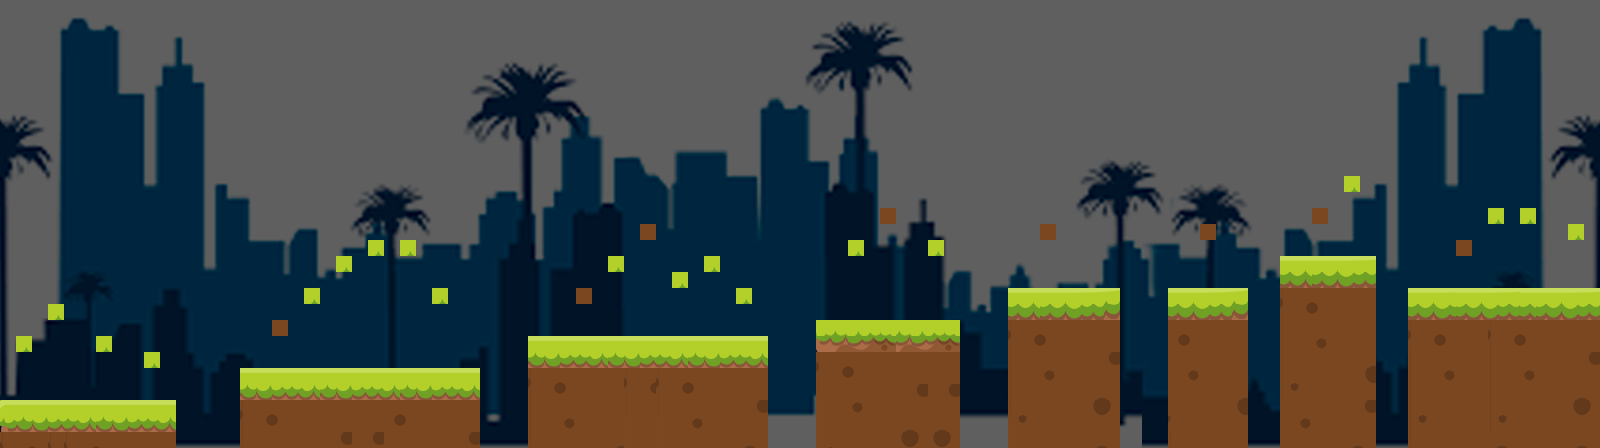

A 2D game scene composited from a Tiled map and its tileset images. What follows is a short description and the map's XML, with each tile layer's data collapsed to a summary:
An orthogonal 100x28 tile map with 16x16 px tiles, 3 tile layers (plataformas, monedas, estrellas), 1 hidden layer not drawn, 2 tilesets, 1 image layer.

<map version="1.2" tiledversion="1.3.1" orientation="orthogonal" renderorder="right-down" compressionlevel="0" width="100" height="28" tilewidth="16" tileheight="16" infinite="0" nextlayerid="10" nextobjectid="1">
 <tileset firstgid="1" source="tierra.tsx" />
 <tileset firstgid="1021" name="objetos" tilewidth="16" tileheight="16" margin="14" tilecount="784" columns="49">
  <image source="objetos.png" width="808" height="284" />
 </tileset>
 <imagelayer id="2" name="fondo" opacity="0.5">
  <image source="ciudad-2.png" width="1600" height="448" />
 </imagelayer>
 <layer id="4" name="agua" width="100" height="28" visible="0">
  <data>[2800 cells, 277 non-empty, 35 distinct tile ids]</data>
 </layer>
 <layer id="1" name="plataformas" width="100" height="28">
  <data>[2800 cells, 597 non-empty, 81 distinct tile ids]</data>
 </layer>
 <layer id="6" name="monedas" width="100" height="28">
  <properties>
   <property name="visible" type="bool" value="true" />
  </properties>
  <data>[2800 cells, 8 non-empty, 1 distinct tile ids]</data>
 </layer>
 <layer id="9" name="estrellas" width="100" height="28">
  <properties>
   <property name="visible" type="bool" value="true" />
  </properties>
  <data>[2800 cells, 19 non-empty, 1 distinct tile ids]</data>
 </layer>
</map>